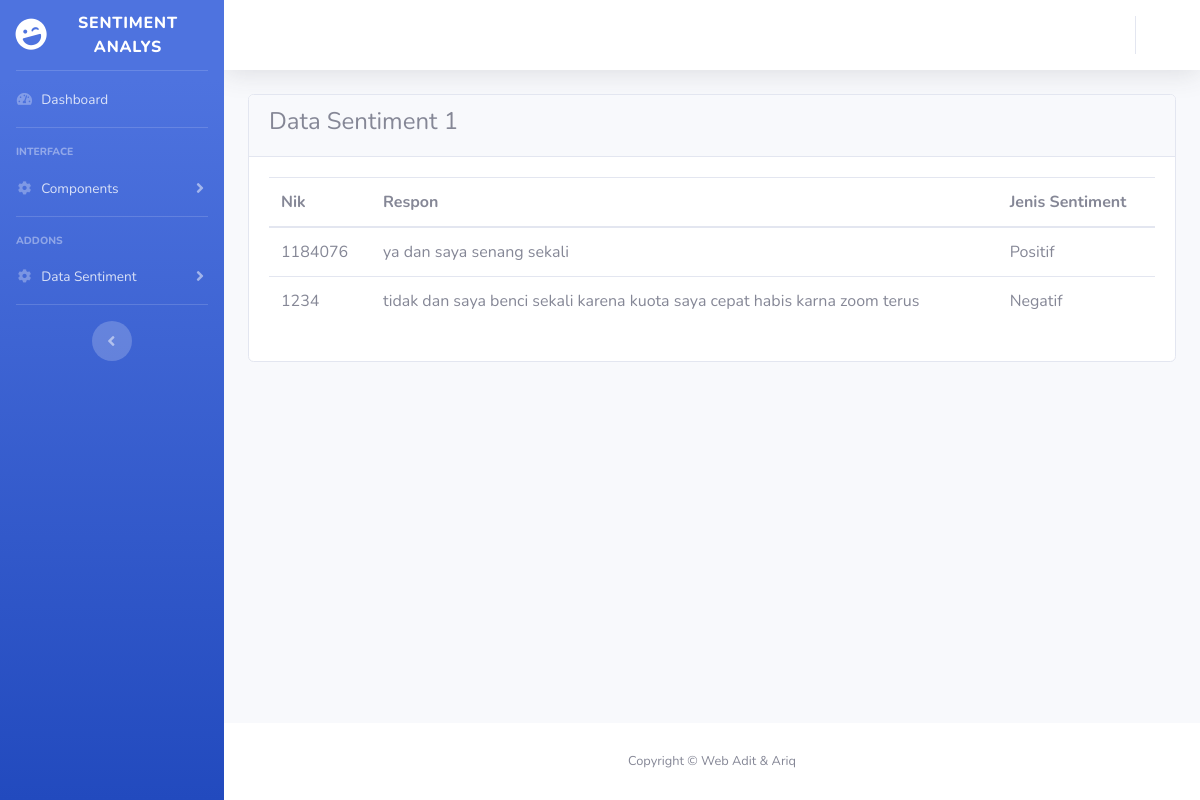
Page /index.php/admin/sentiment1 on the committed database.
### tables this page shows
CREATE TABLE `respon` (
  `id` int(11) NOT NULL,
  `r1` varchar(256) NOT NULL,
  `r2` varchar(256) NOT NULL,
  `nik` int(11) NOT NULL
);

### application/controllers/Admin.php (called while the page is built, shortened)
<?php
class Admin extends CI_Controller
{
	public function sentiment1()
	{
		$data['logus'] = $this->db->get_where('pro', ['nik' =>$this->session->userdata('nik')])->row_array();
		$data['uspro'] = $this->db->query("SELECT * from uspro")->result();
			$data['R1'] = $this->db-> query("SELECT *,(
			CASE
				WHEN r1 LIKE '%suka%' THEN 'Positif'
				WHEN r1 LIKE '%senang%' THEN 'Positif'
				WHEN r1 LIKE '%bahagia%' THEN 'Positif'
				WHEN r1 LIKE '%jijik%' THEN 'Negatif'
				WHEN r1 LIKE '%benci%' THEN 'Negatif'
				WHEN r1 LIKE '%laknat%' THEN 'Negatif'
				WHEN r1 LIKE '%biasa%' THEN 'Netral'
				WHEN r1 LIKE '%suport%' THEN 'Netral'
			END)AS Sentiment
			FROM respon;")->result();
			$data['R2'] = $this->db-> query("SELECT *,(
			CASE
				WHEN r2 LIKE '%suka%' THEN 'Positif'
				WHEN r2 LIKE '%senang%' THEN 'Positif'
				WHEN r2 LIKE '%bahagia%' THEN 'Positif'
				WHEN r2 LIKE '%jijik%' THEN 'Negatif'
				WHEN r2 LIKE '%benci%' THEN 'Negatif'
				WHEN r2 LIKE '%laknat%' THEN 'Negatif'
				WHEN r2 LIKE '%biasa%' THEN 'Netral'
				WHEN r2 LIKE '%suport%' THEN 'Netral'
			END)AS Sentiment
			FROM respon;")->result();
		$this->load->view('templates/header', $data);
		$this->load->view('templates/sidebar_A', $data);
		$this->load->view('templates/topbar', $data);
		$this->load->view('admin/s1', $data);
		$this->load->view('templates/footer', $data);
	}
}

### index.php (called while the page is built, shortened)
<?php
require_once BASEPATH.'core/CodeIgniter.php';

### application/views/admin/s1.php (the view)
           <div class="container-fluid">
               <div class="card">
              <div class="card-header">
                <h4>Data Sentiment 1</h4>
              </div>
                <div class="card-body">
                 <div class="table-responsive">
                  <table class="table">
						<thead>
				    <tr>
				      <th scope="col">Nik</th>
				      <th scope="col">Respon</th>
				      <th scope="col">Jenis Sentiment</th>
				    </tr>
				</thead>
			  <tbody>
			    <?php foreach ($R1 as $row){?>
			    <tr>
			    	<td><?= $row -> nik?></td>
			    	<td><?= $row -> r1 ?></td>
			    	<td><?= $row -> Sentiment ?></td>
			    </tr>
			    <?php
				}?>
			   </tbody>
			</table>
		</div>
	</div>
</div>
           </div>
       </div>

### application/views/templates/header.php (shortened to what this page needs)
<!DOCTYPE html>
<html lang="en">
<head>
    <link href="<?= base_url('assets/'); ?>vendor/fontawesome-free/css/all.min.css" rel="stylesheet" type="text/css">
    <link href="<?= base_url('assets/'); ?>css/sb-admin-2.min.css" rel="stylesheet">
</head>
<body id="page-top">
    <div id="wrapper">

### application/views/templates/sidebar_A.php (shortened to what this page needs)
<ul class="navbar-nav bg-gradient-primary sidebar sidebar-dark accordion" id="accordionSidebar">
    <a class="sidebar-brand d-flex align-items-center justify-content-center">
        <div class="sidebar-brand-icon rotate-n-15">
            <i class="fas fa-laugh-wink"></i>
        </div>
        <div class="sidebar-brand-text mx-3">Sentiment Analys</div>
    </a>
    <hr class="sidebar-divider my-0">
    <li class="nav-item">
        <a class="nav-link" href="<?= base_url('admin') ?>">
            <i class="fas fa-fw fa-tachometer-alt"></i>
            <span>Dashboard</span></a>
    </li>
    <hr class="sidebar-divider">
    <div class="sidebar-heading">
        Interface
    </div>
    <li class="nav-item">
        <a class="nav-link collapsed" href="#" data-toggle="collapse" data-target="#collapseTwo"
            aria-expanded="true" aria-controls="collapseTwo">
            <i class="fas fa-fw fa-cog"></i>
            <span>Components</span>
        </a>
    </li>
    <hr class="sidebar-divider">
    <div class="sidebar-heading">
        Addons
    </div>
    <li class="nav-item">
        <a class="nav-link collapsed" href="#" data-toggle="collapse" data-target="#collapse"
            aria-expanded="true" aria-controls="collapseTwo">
            <i class="fas fa-fw fa-cog"></i>
            <span>Data Sentiment</span>
        </a>
    </li>
    <hr class="sidebar-divider d-none d-md-block">
    <div class="text-center d-none d-md-inline">
        <button class="rounded-circle border-0" id="sidebarToggle"></button>
    </div>
</ul>

### application/views/templates/topbar.php (shortened to what this page needs)
<div id="content-wrapper" class="d-flex flex-column">
    <div id="content">
        <nav class="navbar navbar-expand navbar-light bg-white topbar mb-4 static-top shadow">
            <ul class="navbar-nav ml-auto">
                <li class="nav-item dropdown no-arrow">
                    <a class="nav-link dropdown-toggle" href="#" id="userDropdown" role="button"
                        data-toggle="dropdown" aria-haspopup="true" aria-expanded="false">
                    </a>
                </li>
            </ul>
        </nav>

### application/views/templates/footer.php (shortened to what this page needs)
            <footer class="sticky-footer bg-white">
                <div class="container my-auto">
                    <div class="copyright text-center my-auto">
                        <span>Copyright &copy; Web Adit & Ariq</span>
                    </div>
                </div>
            </footer>
        </div>
    </div>
</body>
</html>

### rows in the picture
respon: nik "1184076", r1 "ya dan saya senang sekali", row "Positif"
respon: nik "1234", r1 "tidak dan saya benci sekali karena kuota saya cepat habis karna zoom terus", row "Negatif"
